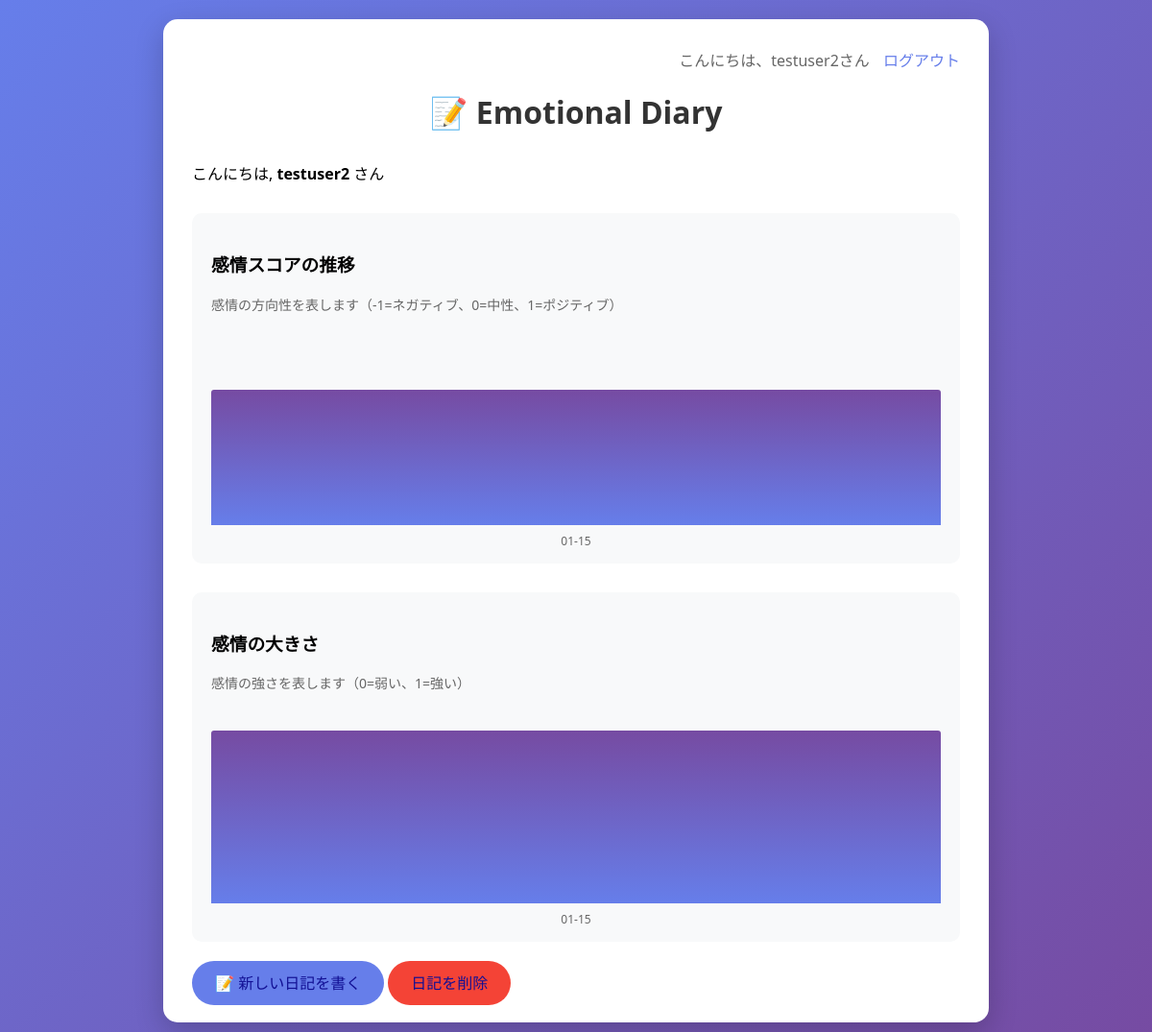
/ (signed in), run on the app's committed database.
### tables this page shows
CREATE TABLE users (
      id INTEGER PRIMARY KEY AUTOINCREMENT,
      username TEXT NOT NULL UNIQUE,
      password_hash TEXT NOT NULL
    );

CREATE TABLE entries(
      id INTEGER PRIMARY KEY AUTOINCREMENT,
      date TEXT NOT NULL,
      text TEXT NOT NULL,
      emojis TEXT,
      mood INTEGER,
      sentiment_score REAL,
      sentiment_magnitude REAL,
      created_at TEXT NOT NULL,
      user_id INTEGER NOT NULL,
      FOREIGN KEY(user_id) REFERENCES users(id)
    );

### main.py (the view)
@app.get("/", response_class=HTMLResponse)
def home(request: Request):
    user = get_current_user(request)
    if not user:
        return RedirectResponse(url="/login", status_code=302)
    con = sqlite3.connect(DB_PATH)
    cur = con.cursor()
    cur.execute("SELECT id FROM users WHERE username = ?", (user['username'],))
    user_id_row = cur.fetchone()
    if not user_id_row:
        return RedirectResponse(url="/login", status_code=303)
    user_id = user_id_row[0]
    cur.execute("SELECT date, sentiment_score, sentiment_magnitude FROM entries WHERE user_id = ? ORDER BY date DESC LIMIT 30", (user_id,))
    rows = cur.fetchall()
    con.close()
    rows = rows[::-1]
    dates = [r[0] for r in rows]
    scores = [r[1] if r[1] is not None else 0 for r in rows]
    moods = [max(r[2] * 200, 5) if r[2] is not None else 5 for r in rows]
    suggestion = ""
    if len(scores) >= 3:
        last3 = scores[-3:]
        avg3 = sum(last3)/3
        if avg3 < -0.5:
            suggestion = "パーッと遊びに出かけませんか？"
        elif avg3 < -0.2:
            suggestion = "💡最近少し低調です。近所を5分散歩してみませんか？🌿"
        elif avg3 > 0.3:
            suggestion = "むっちゃ元気！"
        elif avg3 > 0:
            suggestion = "はっぴーはっぴーはっぴー"
    return templates.TemplateResponse(
        "home.html",
        {"request": request, "dates": dates, "moods": moods, "scores": scores, "suggestion": suggestion, "username": user['username']}
    )

### template/home.html (shortened to what this page needs)
<!DOCTYPE html>
<html lang="ja">
<head>
</head>
<body>
    <div class="container">
        <div class="user-info">
            こんにちは、{{ username }}さん
            <a href="/logout">ログアウト</a>
        </div>
        <h1>📝 Emotional Diary</h1>
        {% if username %}
        <div class="header">
            <span>こんにちは, <strong>{{ username }}</strong> さん</span>
        </div>
        {% endif %}
        <div class="chart-container">
            <h3>感情スコアの推移</h3>
            <p style="font-size: 14px; color: #666; margin: 10px 0;">感情の方向性を表します（-1=ネガティブ、0=中性、1=ポジティブ）</p>
            <div class="mood-chart">
                {% for i in range(dates|length) %}
                <div class="mood-bar" data-height="{{ (scores[i] + 1) * 100 }}" title="{{ dates[i] }}: スコア {{ scores[i] }}">
                    <div class="date-label">{{ dates[i][5:] }}</div>
                </div>
                {% endfor %}
            </div>
        </div>
        <div class="chart-container">
            <h3>感情の大きさ</h3>
            <p style="font-size: 14px; color: #666; margin: 10px 0;">感情の強さを表します（0=弱い、1=強い）</p>
            <div class="mood-chart">
                {% for i in range(dates|length) %}
                <div class="mood-bar" data-height="{{ moods[i] }}" title="{{ dates[i] }}: 大きさ {{ moods[i] / 200 }}">
                    <div class="date-label">{{ dates[i][5:] }}</div>
                </div>
                {% endfor %}
            </div>
        </div>
        <a href="/entry" class="entry-link">📝 新しい日記を書く</a>
        <a href="/delete" class="delete-link"> 日記を削除</a>
    </div>
</body>
</html>

### template/home.html (style rules this page uses)
body { font-family: 'Segoe UI', Tahoma, Geneva, Verdana, sans-serif; margin: 0; padding: 20px; background: linear-gradient(135deg, #667eea 0%, #764ba2 100%); min-height: 100vh; }
.container { max-width: 800px; margin: 0 auto; background: white; border-radius: 15px; padding: 30px; box-shadow: 0 10px 30px rgba(0,0,0,0.2); }
h1 { text-align: center; color: #333; margin-bottom: 30px; }
.chart-container { margin: 30px 0; padding: 20px; background: #f8f9fa; border-radius: 10px; }
.entry-link, .delete-link { flex: 1; text-align: center; color: rgb(18, 16, 148); padding: 12px 24px; text-decoration: none; border-radius: 25px; transition: background 0.3s; }
.delete-link { background: #f44336; }
.entry-link { background: #667eea; }
.mood-chart { display: flex; align-items: end; height: 200px; margin: 20px 0; gap: 5px; }
.mood-bar { flex: 1; background: linear-gradient(to top, #667eea, #764ba2); border-radius: 3px 3px 0 0; min-height: 10px; position: relative; }
.date-label { position: absolute; bottom: -25px; left: 50%; transform: translateX(-50%); font-size: 12px; color: #666; }
.user-info { text-align: right; margin-bottom: 20px; color: #666; }
.user-info a { color: #667eea; text-decoration: none; margin-left: 10px; }

### data on the page
users: username "testuser2"
entries: date "01-15", date "01-15"
